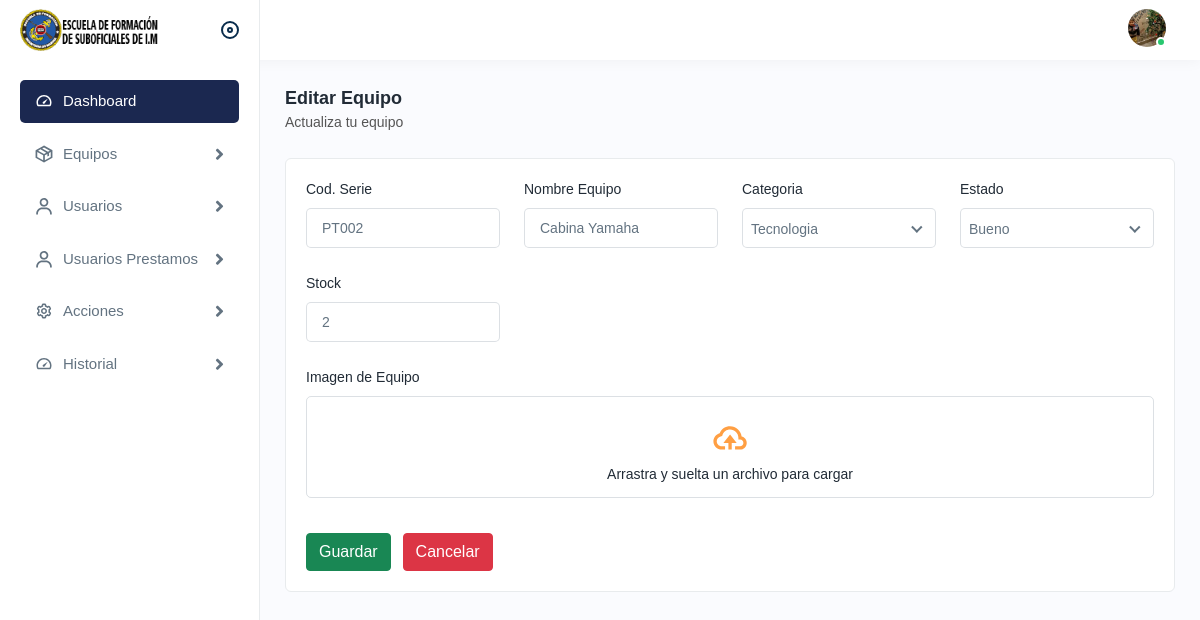
The page /editproduct.php?id=4 (signed in) on the database as committed earlier.
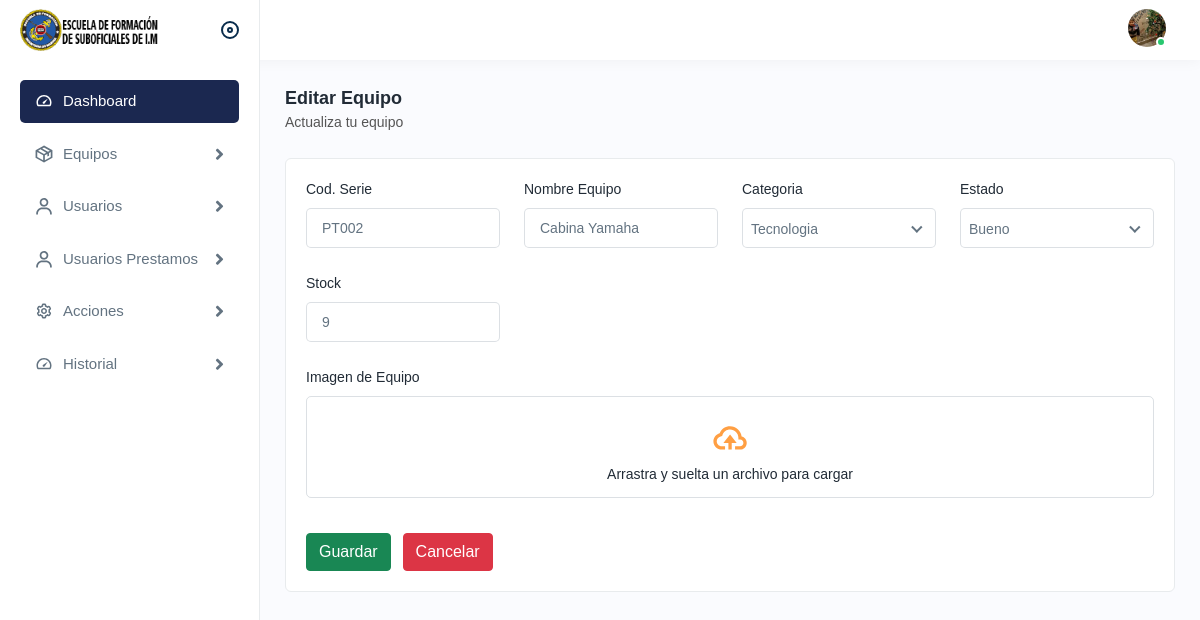
The same page on the database as committed later.
### tables this page shows
CREATE TABLE `equipos` (
  `id` int(11) NOT NULL,
  `Serie` varchar(50) NOT NULL,
  `Nombre` varchar(100) NOT NULL,
  `Categoria` varchar(100) NOT NULL,
  `Estado` varchar(30) NOT NULL,
  `Cantidad` int(11) NOT NULL,
  `Imagen` longblob NOT NULL
);

### editproduct.php (the view, shortened to what the changed rows need)
<?php
include "./conexion.php";
if (isset($_GET['id']) && !empty($_GET['id'])) {
    $id_equipo = $_GET['id'];
    $stmt = $mysqli->prepare("SELECT * FROM equipos WHERE id = ?");
    $stmt->bind_param("i", $id_equipo);
    $stmt->execute();
    $resultado = $stmt->get_result();
    $equipo = $resultado->fetch_assoc();
} else {
    header("Location: productlist.php");
    exit();
}
?>
<!DOCTYPE html>
<html lang="en">
<head>
    <link rel="stylesheet" href="assets/css/bootstrap.min.css" />
    <link rel="stylesheet" href="assets/css/animate.css" />
    <link rel="stylesheet" href="assets/plugins/select2/css/select2.min.css" />
    <link rel="stylesheet" href="assets/css/dataTables.bootstrap4.min.css" />
    <link rel="stylesheet" href="assets/plugins/fontawesome/css/fontawesome.min.css" />
    <link rel="stylesheet" href="assets/plugins/fontawesome/css/all.min.css" />
    <link rel="stylesheet" href="assets/css/style.css" />
</head>
<body>
    <div class="page-wrapper">
        <div class="content">
            <div class="card">
                <div class="card-body">
                    <form method="post" enctype="multipart/form-data">
                        <div class="row">
                            <div class="col-lg-3 col-sm-6 col-12">
                                <div class="form-group">
                                    <label>Cod. Serie</label>
                                    <input type="text" name="Serie" value="<?php echo htmlspecialchars($equipo['Serie']); ?>" />
                                </div>
                            </div>
                            <div class="col-lg-3 col-sm-6 col-12">
                                <div class="form-group">
                                    <label>Nombre Equipo</label>
                                    <input type="text" name="Nombre" value="<?php echo htmlspecialchars($equipo['Nombre']); ?>" />
                                </div>
                            </div>
                            <div class="col-lg-3 col-sm-6 col-12">
                                <div class="form-group">
                                    <label>Stock</label>
                                    <input type="text" name="Cantidad" value="<?php echo htmlspecialchars($equipo['Cantidad']); ?>" />
                                </div>
                            </div>
                        </div>
                    </form>
                </div>
            </div>
        </div>
    </div>
</body>
</html>

Rows that differ between the two databases and show on the page:
changed equipos "PT002": Cantidad "2" → "9"
